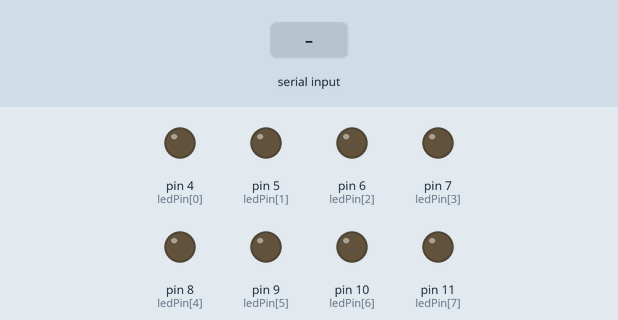
Simulated run of this sketch. Board: Arduino Uno, built with avr-gcc and run on an emulated ATmega328P. Shown: output pins drawn as LEDs (lit = HIGH). The inputs (shaded band) are chosen by the test bench. What the sketch prints to the serial monitor is not drawn.

Above: at 1.3 s.
1.4 s: "90,45,200\n" received over Serial
At 2.2 s:
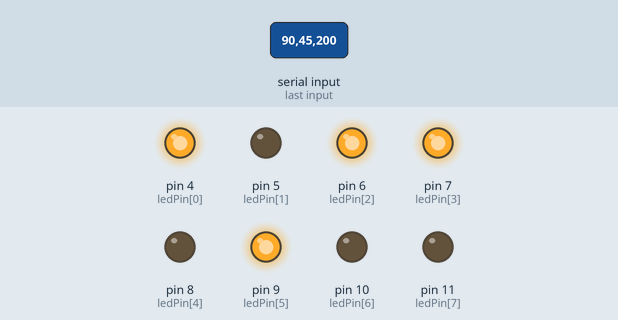
4.4 s: "30,150,10\n" received over Serial
At 4.9 s:
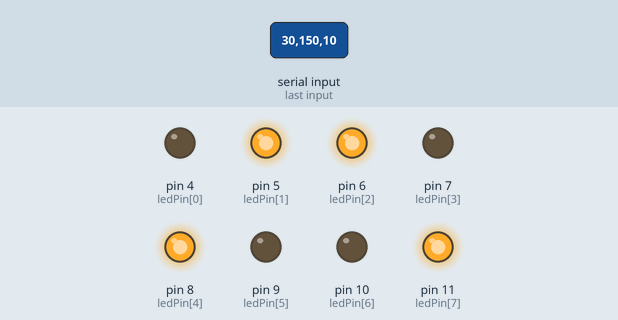
7.4 s: "1,90\n" received over Serial
At 8.2 s:
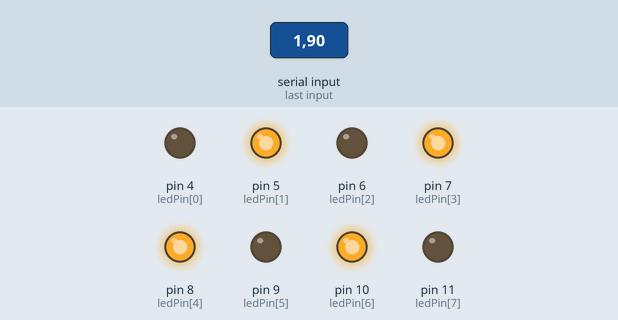
9.9 s: "1,90,45\n" received over Serial
At 12.7 s:
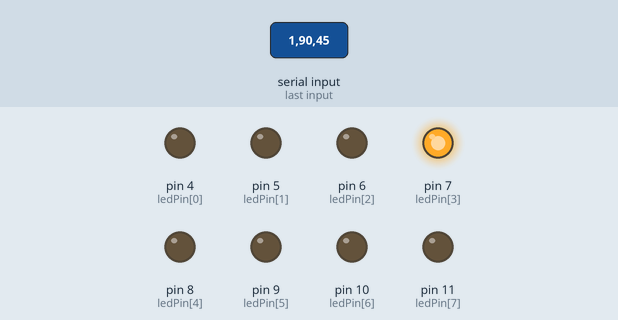
12.9 s: "90,45\n" received over Serial
At 15.2 s:
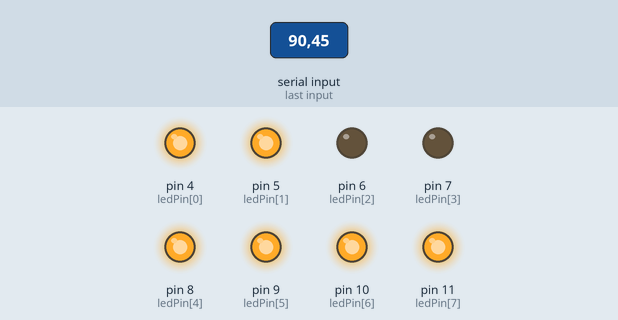
15.9 s: "30,150\n" received over Serial
At 16.7 s:
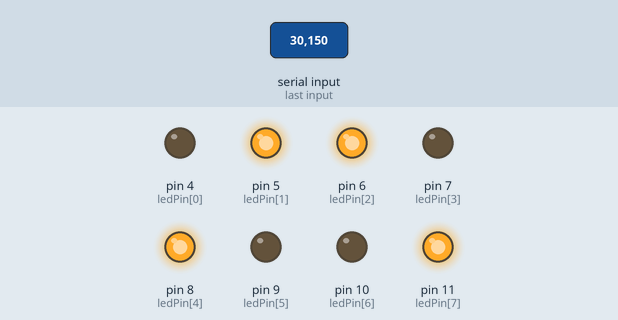
Timing chart, 0 to 19.4 s (numbered marks = the images above; inputs shaded):
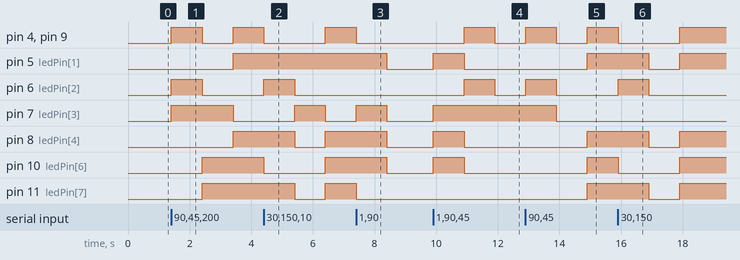

The sketch:

E7_bitwise_operators.ino
```cpp
#define AND 1
#define OR 2
#define XOR 3
#define NOT 4

#define COMMA ","

#define ARRAYLENGTH(x) (sizeof(x) / sizeof(x[0]))

int getBitwiseParameters(int *which, int *op1, int *op2);

int ledPin[] = {4, 5, 6, 7, 8, 9, 10, 11};

void setup()
{
    Serial.begin(9600);
    for (int i = 0; i < ARRAYLENGTH(ledPin); i++)
    {
        pinMode(ledPin[i], OUTPUT);
    }
    Serial.println("Bitwise Operators: 1 = AND, 2 = OR, 3 = XOR, 4 = NOT");
    Serial.println("Enter Bitwise Operator COMMA Operand 1 COMMA Operand 2");
    Serial.println("  Ex: 1,23,52 will compute bitwise AND of 23 and 52");
}

void loop()
{
    int whichOperator = 0;
    int operand1;
    int operand2;

    getBitwiseParameters(&whichOperator, &operand1, &operand2);
    if (whichOperator)
    {
        showResult(whichOperator, operand1, operand2);
        whichOperator = operand1 = operand2 = 0;
    }
}

void showResult(int which, int op1, int op2)
{
    byte result;

    switch (which)
    {
        case AND:
            result = op1 & op2;
            break;
        case OR:
            result = op1 | op2;
            break;
        case XOR:
            result = op1 ^ op2;
            break;
        case NOT:
            result = ~op1;
            break;
        default:
            break;
    }

    displayBinary((byte) op1);
    delay(1000);
    displayBinary((byte) op2);
    delay(1000);
    displayBinary(result);
}

int getBitwiseParameters(int *which, int *op1, int *op2)
{
    char buff[10];
    char *ptr;
    int charsRead;
    int temp;

    if (Serial.available())
    {
        charsRead = Serial.readBytesUntil('\n', buff, 9);
    }
    buff[charsRead] = NULL;  // make a str

    ptr = strtok(buff, COMMA);
    *which = atoi(buff);
    ptr = strtok(NULL, COMMA);  // use internal ptr
    *op1 = atoi(ptr);
    ptr = strtok(NULL, COMMA);
    *op2 = atoi(ptr);
}

void displayBinary(byte num)
{
    for (int i = 0; i < ARRAYLENGTH(ledPin); i++)
    {
        digitalWrite(ledPin[i], bitRead(num, i));
    }
}
```

Measured:
- after the input at 1.4 s, pin 4 (ledPin[0]): LOW → HIGH at once, → LOW 1.0 s later, → HIGH 1.0 s later; pin 5 (ledPin[1]): LOW → HIGH after 2.0 s
- after the input at 4.4 s, pin 4 (ledPin[0]), pin 9 (ledPin[5]), pin 10 (ledPin[6]): HIGH → LOW at once, → HIGH 2.0 s later; pin 6 (ledPin[2]): LOW → HIGH at once, → LOW 1.0 s later; pin 7 (ledPin[3]): LOW → HIGH after 1.0 s, → LOW 1.0 s later; pin 8 (ledPin[4]), pin 11 (ledPin[7]): HIGH → LOW after 1.0 s, → HIGH 1.0 s later
- after the input at 7.4 s, pin 4 (ledPin[0]), pin 9 (ledPin[5]), pin 11 (ledPin[7]): HIGH → LOW at once; pin 5 (ledPin[1]), pin 8 (ledPin[4]), pin 10 (ledPin[6]): HIGH → LOW after 1.0 s; pin 7 (ledPin[3]): LOW → HIGH at once, → LOW 1.0 s later
- after the input at 9.9 s, pin 4 (ledPin[0]), pin 6 (ledPin[2]), pin 9 (ledPin[5]): LOW → HIGH after 1.0 s, → LOW 1.0 s later; pin 5 (ledPin[1]), pin 8 (ledPin[4]), pin 10 (ledPin[6]): LOW → HIGH at once, → LOW 1.0 s later; pin 7 (ledPin[3]): LOW → HIGH at once
- after the input at 12.9 s, pin 4 (ledPin[0]), pin 9 (ledPin[5]): LOW → HIGH at once, → LOW 1.0 s later, → HIGH 1.0 s later; pin 5 (ledPin[1]), pin 8 (ledPin[4]), pin 10 (ledPin[6]), pin 11 (ledPin[7]): LOW → HIGH after 2.0 s; pin 6 (ledPin[2]): LOW → HIGH at once, → LOW 1.0 s later; pin 7 (ledPin[3]): HIGH → LOW after 1.0 s
- after the input at 15.9 s, pin 4 (ledPin[0]), pin 9 (ledPin[5]), pin 10 (ledPin[6]): HIGH → LOW at once, → HIGH 2.0 s later; pin 5 (ledPin[1]), pin 8 (ledPin[4]), pin 11 (ledPin[7]): HIGH → LOW after 1.0 s, → HIGH 1.0 s later; pin 6 (ledPin[2]): LOW → HIGH at once, → LOW 1.0 s later
